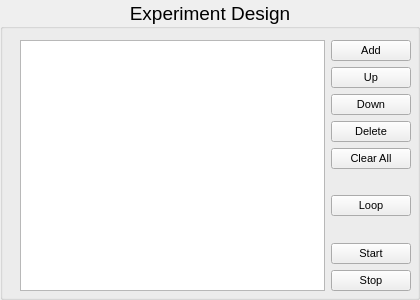
           <widget class="QGroupBox" name="experimentGroup">
            <property name="font">
             <font>
              <pointsize>14</pointsize>
             </font>
            </property>
            <property name="mouseTracking">
             <bool>true</bool>
            </property>
            <property name="autoFillBackground">
             <bool>true</bool>
            </property>
            <property name="title">
             <string>Experiment Design</string>
            </property>
            <property name="alignment">
             <set>Qt::AlignCenter</set>
            </property>
            <property name="flat">
             <bool>true</bool>
            </property>
            <widget class="QWidget" name="layoutWidget">
             <property name="geometry">
              <rect>
               <x>20</x>
               <y>40</y>
               <width>391</width>
               <height>251</height>
              </rect>
             </property>
             <layout class="QHBoxLayout" name="horizontalLayout">
              <property name="sizeConstraint">
               <enum>QLayout::SetNoConstraint</enum>
              </property>
              <item>
               <widget class="QListWidget" name="experimentList">
                <property name="font">
                 <font>
                  <pointsize>8</pointsize>
                 </font>
                </property>
                <property name="mouseTracking">
                 <bool>true</bool>
                </property>
                <property name="frameShape">
                 <enum>QFrame::StyledPanel</enum>
                </property>
                <property name="frameShadow">
                 <enum>QFrame::Plain</enum>
                </property>
                <property name="editTriggers">
                 <set>QAbstractItemView::NoEditTriggers</set>
                </property>
               </widget>
              </item>
              <item>
               <layout class="QVBoxLayout" name="verticalLayout">
                <item>
                 <widget class="QPushButton" name="stepAddButton">
                  <property name="sizePolicy">
                   <sizepolicy hsizetype="Preferred" vsizetype="Preferred">
                    <horstretch>0</horstretch>
                    <verstretch>0</verstretch>
                   </sizepolicy>
                  </property>
                  <property name="font">
                   <font>
                    <pointsize>8</pointsize>
                   </font>
                  </property>
                  <property name="mouseTracking">
                   <bool>true</bool>
                  </property>
                  <property name="toolTip">
                   <string>Brings up the add step dialog</string>
                  </property>
                  <property name="text">
                   <string>Add</string>
                  </property>
                 </widget>
                </item>
                <item>
                 <widget class="QPushButton" name="stepUpButton">
                  <property name="sizePolicy">
                   <sizepolicy hsizetype="Preferred" vsizetype="Preferred">
                    <horstretch>0</horstretch>
                    <verstretch>0</verstretch>
                   </sizepolicy>
                  </property>
                  <property name="font">
                   <font>
                    <pointsize>8</pointsize>
                   </font>
                  </property>
                  <property name="mouseTracking">
                   <bool>true</bool>
                  </property>
                  <property name="toolTip">
                   <string>Move the selected step up 1 position</string>
                  </property>
                  <property name="text">
                   <string>Up</string>
                  </property>
                 </widget>
                </item>
                <item>
                 <widget class="QPushButton" name="stepDownButton">
                  <property name="sizePolicy">
                   <sizepolicy hsizetype="Preferred" vsizetype="Preferred">
                    <horstretch>0</horstretch>
                    <verstretch>0</verstretch>
                   </sizepolicy>
                  </property>
                  <property name="font">
                   <font>
                    <pointsize>8</pointsize>
                   </font>
                  </property>
                  <property name="mouseTracking">
                   <bool>true</bool>
                  </property>
                  <property name="toolTip">
                   <string>Move the selected step down 1 position</string>
                  </property>
                  <property name="text">
                   <string>Down</string>
                  </property>
                 </widget>
                </item>
                <item>
                 <widget class="QPushButton" name="stepDeleteButton">
                  <property name="sizePolicy">
                   <sizepolicy hsizetype="Preferred" vsizetype="Preferred">
                    <horstretch>0</horstretch>
                    <verstretch>0</verstretch>
                   </sizepolicy>
                  </property>
                  <property name="font">
                   <font>
                    <pointsize>8</pointsize>
                   </font>
                  </property>
                  <property name="mouseTracking">
                   <bool>true</bool>
                  </property>
                  <property name="toolTip">
                   <string>Deletes the selected step</string>
                  </property>
                  <property name="text">
                   <string>Delete</string>
                  </property>
                 </widget>
                </item>
                <item>
                 <widget class="QPushButton" name="clearExperimentButton">
                  <property name="sizePolicy">
                   <sizepolicy hsizetype="Preferred" vsizetype="Preferred">
                    <horstretch>0</horstretch>
                    <verstretch>0</verstretch>
                   </sizepolicy>
                  </property>
                  <property name="font">
                   <font>
                    <pointsize>8</pointsize>
                   </font>
                  </property>
                  <property name="mouseTracking">
                   <bool>true</bool>
                  </property>
                  <property name="toolTip">
                   <string>Deletes all steps and clears the loop</string>
                  </property>
                  <property name="text">
                   <string>Clear All</string>
                  </property>
                 </widget>
                </item>
                <item>
                 <spacer name="verticalSpacer_4">
                  <property name="orientation">
                   <enum>Qt::Vertical</enum>
                  </property>
                  <property name="sizeHint" stdset="0">
                   <size>
                    <width>20</width>
                    <height>40</height>
                   </size>
                  </property>
                 </spacer>
                </item>
                <item>
                 <widget class="QPushButton" name="loopButton">
                  <property name="sizePolicy">
                   <sizepolicy hsizetype="Preferred" vsizetype="Preferred">
                    <horstretch>0</horstretch>
                    <verstretch>0</verstretch>
                   </sizepolicy>
                  </property>
                  <property name="font">
                   <font>
                    <pointsize>8</pointsize>
                   </font>
                  </property>
                  <property name="mouseTracking">
                   <bool>true</bool>
                  </property>
                  <property name="toolTip">
                   <string>Add a loop to the experiment.  At the end of the list the experiment will continue from the selected (*) step</string>
                  </property>
                  <property name="text">
                   <string>Loop</string>
                  </property>
                  <property name="checkable">
                   <bool>true</bool>
                  </property>
                 </widget>
                </item>
                <item>
                 <spacer name="verticalSpacer">
                  <property name="orientation">
                   <enum>Qt::Vertical</enum>
                  </property>
                  <property name="sizeHint" stdset="0">
                   <size>
                    <width>20</width>
                    <height>40</height>
                   </size>
                  </property>
                 </spacer>
                </item>
                <item>
                 <widget class="QPushButton" name="startExperimentButton">
                  <property name="sizePolicy">
                   <sizepolicy hsizetype="Preferred" vsizetype="Preferred">
                    <horstretch>0</horstretch>
                    <verstretch>0</verstretch>
                   </sizepolicy>
                  </property>
                  <property name="font">
                   <font>
                    <pointsize>8</pointsize>
                   </font>
                  </property>
                  <property name="mouseTracking">
                   <bool>true</bool>
                  </property>
                  <property name="toolTip">
                   <string>Start the current experiment</string>
                  </property>
                  <property name="text">
                   <string>Start</string>
                  </property>
                  <property name="checkable">
                   <bool>false</bool>
                  </property>
                 </widget>
                </item>
                <item>
                 <widget class="QPushButton" name="stopExperimentButton">
                  <property name="sizePolicy">
                   <sizepolicy hsizetype="Preferred" vsizetype="Preferred">
                    <horstretch>0</horstretch>
                    <verstretch>0</verstretch>
                   </sizepolicy>
                  </property>
                  <property name="font">
                   <font>
                    <pointsize>8</pointsize>
                   </font>
                  </property>
                  <property name="mouseTracking">
                   <bool>true</bool>
                  </property>
                  <property name="toolTip">
                   <string>Stop the current experiment</string>
                  </property>
                  <property name="text">
                   <string>Stop</string>
                  </property>
                 </widget>
                </item>
               </layout>
              </item>
             </layout>
            </widget>
           </widget>
